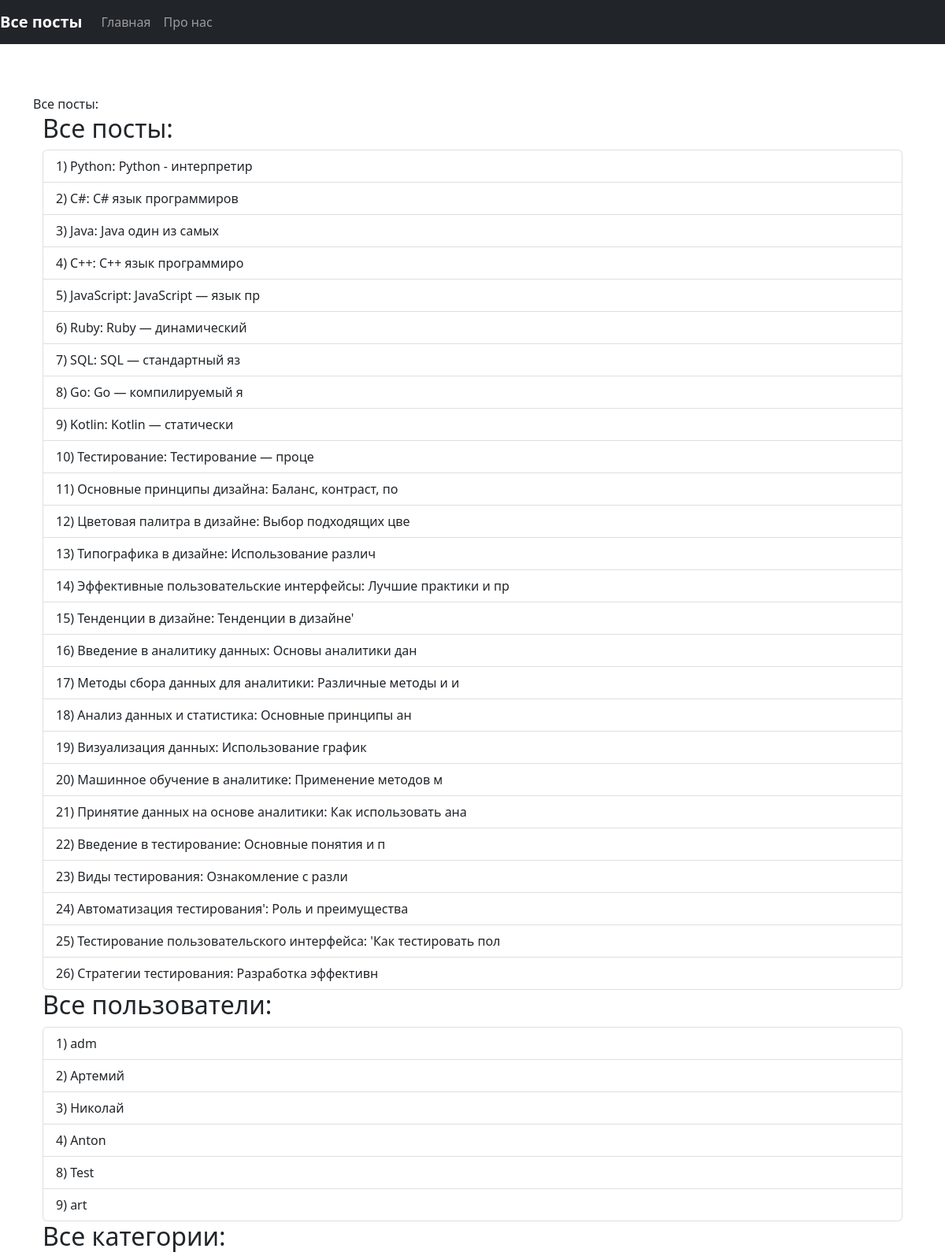
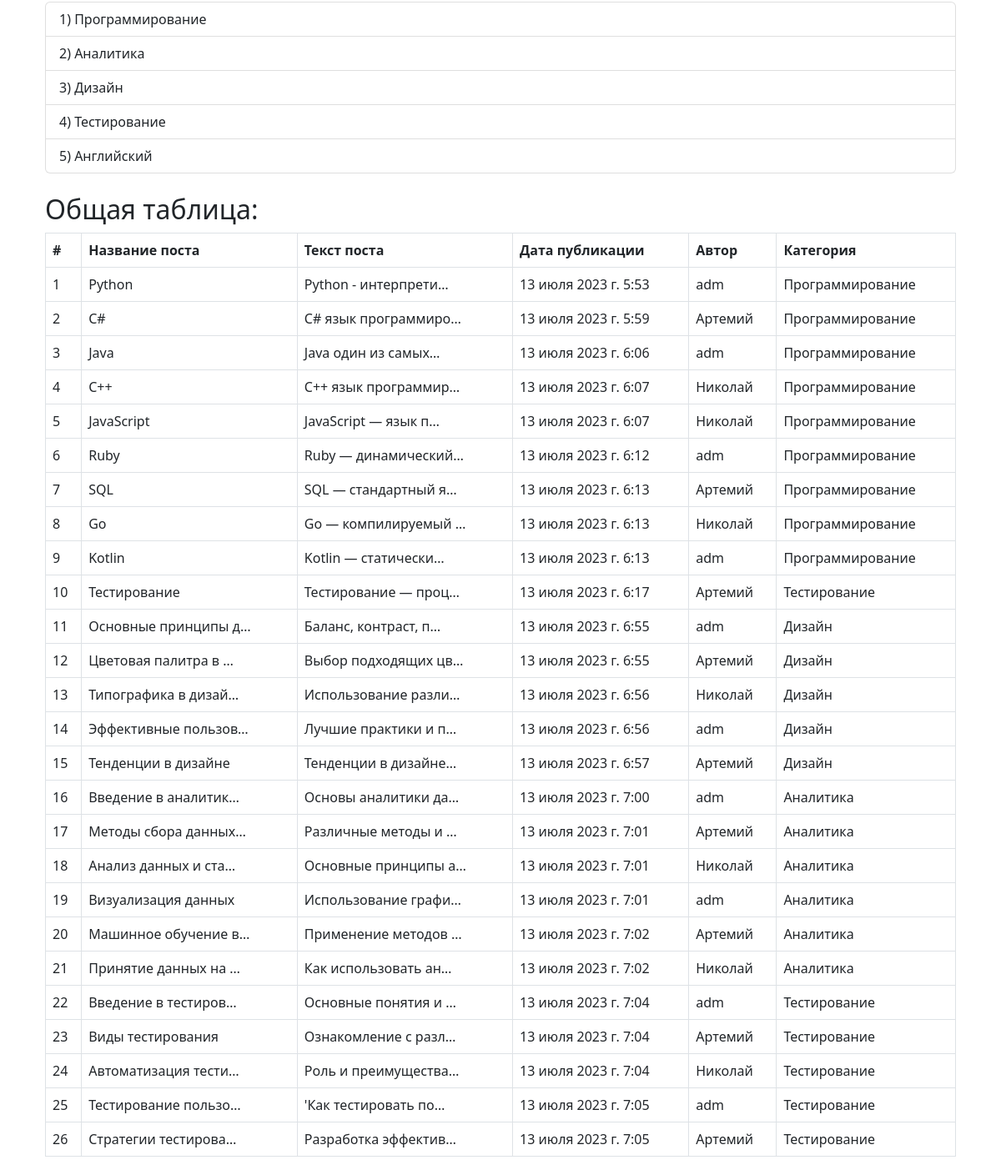
The page / on the database its author committed (2 pictures, top to bottom).
### app_primer/models.py (models this page shows, shortened)
class Post(models.Model):
    title = models.CharField(max_length=200, verbose_name='Название поста')
    text = models.TextField(verbose_name='Текст поста')
    pub_date = models.DateTimeField(verbose_name='Дата публикации', auto_now_add=True)
    author = models.ForeignKey(User, on_delete=models.CASCADE, related_name='posts', verbose_name='Автор')
    categories = models.ForeignKey(Category, on_delete=models.SET_NULL, related_name='posts', blank=True, null=True, verbose_name='Категория')
    class Meta:
        ordering = ('pub_date',)
        verbose_name = 'Пост'
        verbose_name_plural = 'Посты'
    def __str__(self):
        return f"{self.pk}) {self.title}:  {self.text[:20]}"

class Category(models.Model):
    title = models.CharField(max_length=200, verbose_name='Имя')
    slug = models.SlugField(max_length=50, unique=True, verbose_name='Адрес')
    description = models.TextField(verbose_name='Описание')
    class Meta:
        verbose_name = 'Категория'
        verbose_name_plural = 'Категории'

### app_primer/views.py (the view)
# urls.py: path('', AllPosts.as_view(), name='all_posts'),
class AllPosts(ListView):
    model = Post
    template_name = 'app_primer/index.html'
    context_object_name = 'posts'
    def get_context_data(self, *, object_list=None, **kwargs):
        context = super().get_context_data(**kwargs)
        context['all_users'] = User.objects.all()
        context['categories'] = Category.objects.all()
        return context

### templates/app_primer/index.html (shortened to what this page needs)
{% extends 'base.html' %}
{% block content %}
Все посты:
<div class="container">
    <h2>Все посты:</h2>
    <ul class="list-group">
        {% for post in posts %}
        <li class="list-group-item">{{ post }}</li>
        {% endfor %}
    </ul>
    <h2>Все пользователи:</h2>
    <ul class="list-group">
        {% for user in all_users %}
        <li class="list-group-item">{{ user.pk }}) {{ user }}</li>
        {% endfor %}
    </ul>
    <h2>Все категории:</h2>
    <ul class="list-group">
        {% for category in categories %}
        <li class="list-group-item">{{ category.pk }}) {{ category.title }}</li>
        {% endfor %}
    </ul>
</div>
<br>
<div class="container">
    <h2>Общая таблица:</h2>
    <table class="table table-bordered">
        <thead>
        <tr>
            <th>#</th>
            <th>Название поста</th>
            <th>Текст поста</th>
            <th>Дата публикации</th>
            <th>Автор</th>
            <th>Категория</th>
        </tr>
        </thead>
        <tbody>
        {% for post in posts %}
        <tr>
            <td>{{ forloop.counter }}</td>
            <td>{{ post.title|truncatechars:20 }}</td>
            <td>{{ post.text|truncatechars:20 }}</td>
            <td>{{ post.pub_date }}</td>
            <td>{{ post.author }}</td>
            <td>{{ post.categories.title }}</td>
        </tr>
        {% endfor %}
        </tbody>
    </table>
</div>
{% endblock %}

### templates/base.html (shortened to what this page needs)
<!DOCTYPE html>
<html lang="en">
<head>
    <link rel="stylesheet" href="https://cdn.jsdelivr.net/npm/bootstrap@5.2.3/dist/css/bootstrap.min.css">
</head>
<body>
<nav class="navbar navbar-expand-lg navbar-dark bg-dark mb-5">
    <a class="navbar-brand" href="{% url 'app_primer:all_posts' %}"><b>Все посты</b></a>
    <div class="collapse navbar-collapse" id="navbarsExample09">
        <ul class="navbar-nav mr-auto">
            <li class="nav-item active">
                <a class="nav-link" href="{% url 'app_primer:all_posts' %}">Главная</a>
            </li>
            <li class="nav-item">
                <a class="nav-link">Про нас</a>
            </li>
        </ul>
    </div>
</nav>
<div class="container">
    {% block content %}
    {% endblock %}
</div>
</body>
</html>

### rows shown on the page
Post: id+title+text "1) Python: Python - интерпретир", title "Python", text "Python - интерпрети…", pub_date "13 июля 2023 г. 5:53", author "adm", categories "Программирование"
Post: id+title+text "2) C#: C# язык программиров", title "C#", text "C# язык программиро…", pub_date "13 июля 2023 г. 5:59", author "Артемий", categories "Программирование"
Post: id+title+text "3) Java: Java один из самых", title "Java", text "Java один из самых…", pub_date "13 июля 2023 г. 6:06", author "adm", categories "Программирование"
Post: id+title+text "4) C++: C++ язык программиро", title "C++", text "C++ язык программир…", pub_date "13 июля 2023 г. 6:07", author "Николай", categories "Программирование"
Post: id+title+text "5) JavaScript: JavaScript — язык пр", title "JavaScript", text "JavaScript — язык п…", pub_date "13 июля 2023 г. 6:07", author "Николай", categories "Программирование"
Post: id+title+text "6) Ruby: Ruby — динамический", title "Ruby", text "Ruby — динамический…", pub_date "13 июля 2023 г. 6:12", author "adm", categories "Программирование"
Post: id+title+text "7) SQL: SQL — стандартный яз", title "SQL", text "SQL — стандартный я…", pub_date "13 июля 2023 г. 6:13", author "Артемий", categories "Программирование"
Post: id+title+text "8) Go: Go — компилируемый я", title "Go", text "Go — компилируемый …", pub_date "13 июля 2023 г. 6:13", author "Николай", categories "Программирование"
Post: id+title+text "9) Kotlin: Kotlin — статически", title "Kotlin", text "Kotlin — статически…", pub_date "13 июля 2023 г. 6:13", author "adm", categories "Программирование"
Post: id+title+text "10) Тестирование: Тестирование — проце", title "Тестирование", text "Тестирование — проц…", pub_date "13 июля 2023 г. 6:17", author "Артемий", categories "Тестирование"
Post: id+title+text "11) Основные принципы дизайна: Баланс, контраст, по", title "Основные принципы д…", text "Баланс, контраст, п…", pub_date "13 июля 2023 г. 6:55", author "adm", categories "Дизайн"
Post: id+title+text "12) Цветовая палитра в дизайне: Выбор подходящих цве", title "Цветовая палитра в …", text "Выбор подходящих цв…", pub_date "13 июля 2023 г. 6:55", author "Артемий", categories "Дизайн"
Post: id+title+text "13) Типографика в дизайне: Использование различ", title "Типографика в дизай…", text "Использование разли…", pub_date "13 июля 2023 г. 6:56", author "Николай", categories "Дизайн"
Post: id+title+text "14) Эффективные пользовательские интерфейсы: Лучшие практики и пр", title "Эффективные пользов…", text "Лучшие практики и п…", pub_date "13 июля 2023 г. 6:56", author "adm", categories "Дизайн"
Post: id+title+text "15) Тенденции в дизайне: Тенденции в дизайне'", title "Тенденции в дизайне", text "Тенденции в дизайне…", pub_date "13 июля 2023 г. 6:57", author "Артемий", categories "Дизайн"
Post: id+title+text "16) Введение в аналитику данных: Основы аналитики дан", title "Введение в аналитик…", text "Основы аналитики да…", pub_date "13 июля 2023 г. 7:00", author "adm", categories "Аналитика"
Post: id+title+text "17) Методы сбора данных для аналитики: Различные методы и и", title "Методы сбора данных…", text "Различные методы и …", pub_date "13 июля 2023 г. 7:01", author "Артемий", categories "Аналитика"
Post: id+title+text "18) Анализ данных и статистика: Основные принципы ан", title "Анализ данных и ста…", text "Основные принципы а…", pub_date "13 июля 2023 г. 7:01", author "Николай", categories "Аналитика"
Post: id+title+text "19) Визуализация данных: Использование график", title "Визуализация данных", text "Использование графи…", pub_date "13 июля 2023 г. 7:01", author "adm", categories "Аналитика"
Post: id+title+text "20) Машинное обучение в аналитике: Применение методов м", title "Машинное обучение в…", text "Применение методов …", pub_date "13 июля 2023 г. 7:02", author "Артемий", categories "Аналитика"
Post: id+title+text "21) Принятие данных на основе аналитики: Как использовать ана", title "Принятие данных на …", text "Как использовать ан…", pub_date "13 июля 2023 г. 7:02", author "Николай", categories "Аналитика"
Post: id+title+text "22) Введение в тестирование: Основные понятия и п", title "Введение в тестиров…", text "Основные понятия и …", pub_date "13 июля 2023 г. 7:04", author "adm", categories "Тестирование"
Post: id+title+text "23) Виды тестирования: Ознакомление с разли", title "Виды тестирования", text "Ознакомление с разл…", pub_date "13 июля 2023 г. 7:04", author "Артемий", categories "Тестирование"
Post: id+title+text "24) Автоматизация тестирования': Роль и преимущества", title "Автоматизация тести…", text "Роль и преимущества…", pub_date "13 июля 2023 г. 7:04", author "Николай", categories "Тестирование"
Post: id+title+text "25) Тестирование пользовательского интерфейса: 'Как тестировать пол", title "Тестирование пользо…", text "'Как тестировать по…", pub_date "13 июля 2023 г. 7:05", author "adm", categories "Тестирование"
Post: id+title+text "26) Стратегии тестирования: Разработка эффективн", title "Стратегии тестирова…", text "Разработка эффектив…", pub_date "13 июля 2023 г. 7:05", author "Артемий", categories "Тестирование"
Category: pk "1", title "Программирование"
Category: pk "2", title "Аналитика"
Category: pk "3", title "Дизайн"
Category: pk "4", title "Тестирование"
Category: pk "5", title "Английский"

### other values the page prints
{{ user.pk }} "1"
{{ user }} "adm"
{{ user.pk }} "2"
{{ user }} "Артемий"
{{ user.pk }} "3"
{{ user }} "Николай"
{{ user.pk }} "4"
{{ user }} "Anton"
{{ user.pk }} "8"
{{ user }} "Test"
{{ user.pk }} "9"
{{ user }} "art"
